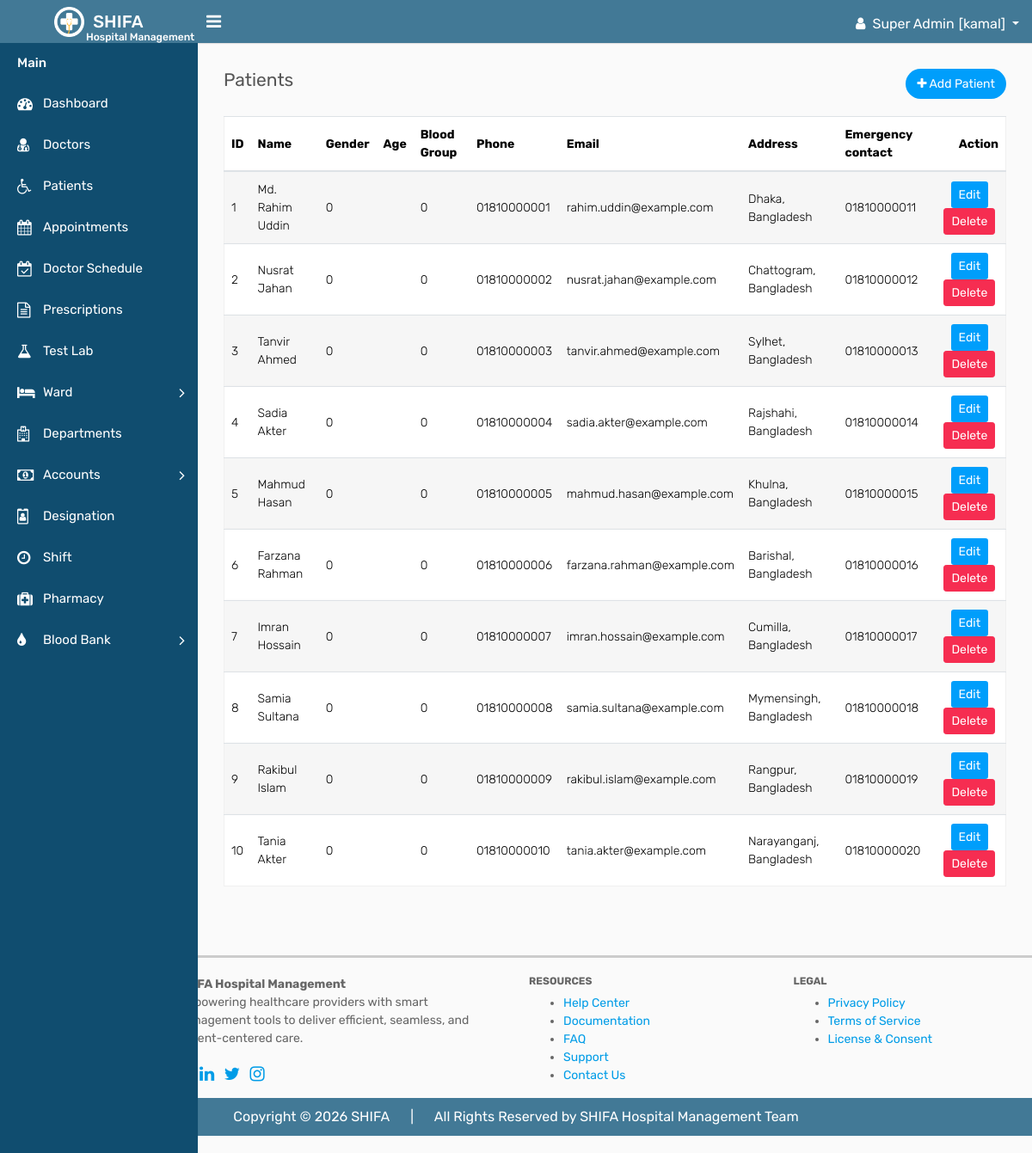
Before: /patients/patients.php (signed in) with the older database file.
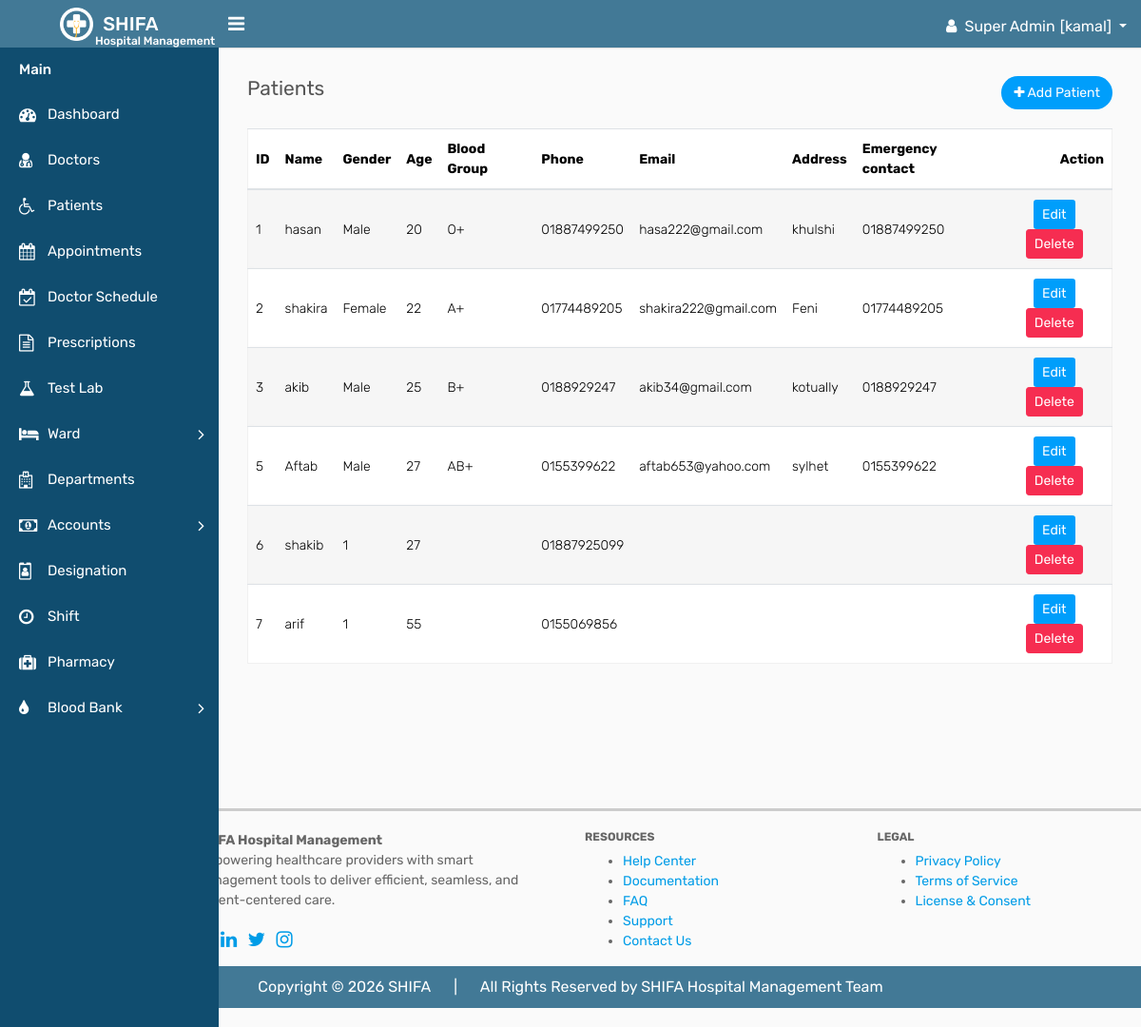
After: the same page with the newer database file.
### tables this page shows
CREATE TABLE `patients` (
  `id` int(11) NOT NULL,
  `name` varchar(100) DEFAULT NULL,
  `gender` varchar(10) DEFAULT NULL COMMENT '1=male,2=female,3=others',
  `age` varchar(10) DEFAULT NULL,
  `blood_group` varchar(6) DEFAULT NULL,
  `phone` varchar(20) DEFAULT NULL,
  `email` varchar(100) DEFAULT NULL,
  `address` varchar(200) DEFAULT NULL,
  `discount_percent` decimal(5,2) DEFAULT 0.00,
  `emergency_contact` varchar(20) DEFAULT NULL,
  `created_at` timestamp NOT NULL DEFAULT current_timestamp(),
  `updated_at` timestamp NOT NULL DEFAULT current_timestamp() ON UPDATE current_timestamp(),
  `deleted_at` datetime DEFAULT NULL,
  `created_by` int(11) DEFAULT NULL,
  `updated_by` int(11) DEFAULT NULL
);

### crud/crud_class.php (called while the page is built, shortened)
<?php
class crud_class{
    private $host = "localhost";
    private $username = "root";
    private $password = "";
    private $database = "shifa";
    public $conn;
    public function __construct(){
        $this->conn = new mysqli($this->host, $this->username, $this->password, $this->database);
    }
    public function common_select($table, $columns = "*", $where = [],$where_condition = "AND", $order_by = "",
        $sort_order = "ASC",$limit = "",$offset = ""){
        $result=[
            "status"=>false,
            "data"=>[],
            "message"=>""
        ];
        $sql = "SELECT $columns FROM $table";
        if(!empty($where)){
            $where_clauses = [];
            foreach($where as $column => $value){
                $where_clauses[] = "$table" . "." . "$column = '" . $this->conn->real_escape_string($value) . "'";
            }
            $sql .= " WHERE " . implode(" $where_condition ", $where_clauses);
            $sql .= " AND deleted_at IS NULL";
        }else{
            $sql .= " WHERE deleted_at IS NULL";
        }
        if(!empty($order_by)){
            $sql .= " ORDER BY $order_by $sort_order";
        }
        if(!empty($limit)){
            $sql .= " LIMIT $limit";
        }
        $rs = $this->conn->query($sql);
        if($rs->num_rows > 0){
            $result["status"] = true;
            $result["message"] = "Records found";
            while($row = $rs->fetch_object()){
                $result["data"][] = $row;
            }
            return $result;
        } else {
            $result["message"] = "No records found";
            return $result;
        }
    }
}

### component/connection.php (called while the page is built, shortened)
<?php
    $base_url = "http://localhost/shifa/";
    require_once  ($_SERVER['DOCUMENT_ROOT'] . "/shifa/crud/crud_class.php");
    $crud = new crud_class();
?>

### patients/patients.php (the view)
<?php require_once "../component/header.php"; ?>
<?php require_once "../component/sidebar.php"; ?>
        <div class="page-wrapper">
            <div class="content">
                <div class="row">
                    <div class="col-sm-4 col-3">
                        <h4 class="page-title">Patients</h4>
                    </div>
                    <div class="col-sm-8 col-9 text-right m-b-20">
                        <a href="add-patient.php" class="btn btn btn-primary btn-rounded float-right"><i class="fa fa-plus"></i> Add Patient</a>
                    </div>
                </div>
				<div class="row">
					<div class="col-md-12">
						<div class="table-responsive">
							<table class="table table-border table-striped custom-table datatable mb-0">
								<thead>
									<tr>
                                        <th>ID</th>
										<th>Name</th>
										<th>Gender</th>
										<th>Age</th>
										<th>Blood Group</th>
										<th>Phone</th>
										<th>Email</th>
										<th>Address</th>
										<th>Emergency contact</th>
										<th class="text-right">Action</th>
									</tr>
								</thead>
								<tbody>
                                    <tr>
                                        <?php
                                        if(isset($_GET['page']) && is_numeric($_GET['page'])){
                                            $page = (int)$_GET['page'];
                                        } else {
                                            $page = 1;
                                        }
                                        $patients = $crud->common_select("patients",'*',[],'AND','id','ASC',10,($page-1)*10);
                                        if($patients['status']){
                                        foreach ($patients['data'] as $patient) { ?>
                                        <td><?= $patient->id ?></td>
                                        <td><?= $patient->name ?></td>
                                        <td><?= $patient->gender ?></td>
                                        <td><?= $patient->age ?></td>
                                        <td><?= $patient->blood_group ?></td>
                                        <td><?= $patient->phone ?></td>
                                        <td><?= $patient->email ?></td>
                                        <td><?= $patient->address ?></td>
                                        <td><?= $patient->emergency_contact ?></td>
                                        <td class="text-center">
                                            <a href="<?= $base_url ?>patients/patient_edit.php?id=<?= $patient->id ?>" class="btn btn-sm btn-primary mb-2 mb-lg-0 me-0 me-lg-2">Edit</a>
                                            <a href="<?= $base_url ?>patients/patient_delete.php?id=<?= $patient->id ?>" class="btn btn-sm btn-danger">Delete</a>
                                        </td>
                                    </tr>
                                    <?php } } ?>
                                </tbody>
							</table>
						</div>
					</div>
                </div>
            </div>
        </div>
   <?php require_once "../component/footer.php" ?>

Changed rows visible on the page:
removed patients: id "4", name "Sadia Akter", gender "0", blood_group "0", phone "01810000004", email "sadia.akter@example.com", address "Rajshahi, Bangladesh", emergency_contact "01810000014"
removed patients: id "8", name "Samia Sultana", gender "0", blood_group "0", phone "01810000008", email "samia.sultana@example.com", address "Mymensingh, Bangladesh", emergency_contact "01810000018"
removed patients: id "9", name "Rakibul Islam", gender "0", blood_group "0", phone "01810000009", email "rakibul.islam@example.com", address "Rangpur, Bangladesh", emergency_contact "01810000019"
removed patients: id "10", name "Tania Akter", gender "0", blood_group "0", phone "01810000010", email "tania.akter@example.com", address "Narayanganj, Bangladesh", emergency_contact "01810000020"
changed patients id 1: name "Md. Rahim Uddin" → "hasan"; gender "0" → "Male"; age (not shown) → "20"; blood_group "0" → "O+"; phone "01810000001" → "01887499250"; email "rahim.uddin@example.com" → "hasa222@gmail.com"; address "Dhaka, Bangladesh" → "khulshi"; emergency_contact "01810000011" → "01887499250"
changed patients id 2: name "Nusrat Jahan" → "shakira"; gender "0" → "Female"; age (not shown) → "22"; blood_group "0" → "A+"; phone "01810000002" → "01774489205"; email "nusrat.jahan@example.com" → "shakira222@gmail.com"; address "Chattogram, Bangladesh" → "Feni"; emergency_contact "01810000012" → "01774489205"
changed patients id 3: name "Tanvir Ahmed" → "akib"; gender "0" → "Male"; age (not shown) → "25"; blood_group "0" → "B+"; phone "01810000003" → "0188929247"; email "tanvir.ahmed@example.com" → "akib34@gmail.com"; address "Sylhet, Bangladesh" → "kotually"; emergency_contact "01810000013" → "0188929247"
changed patients id 5: name "Mahmud Hasan" → "Aftab"; gender "0" → "Male"; age (not shown) → "27"; blood_group "0" → "AB+"; phone "01810000005" → "0155399622"; email "mahmud.hasan@example.com" → "aftab653@yahoo.com"; address "Khulna, Bangladesh" → "sylhet"; emergency_contact "01810000015" → "0155399622"
changed patients id 6: name "Farzana Rahman" → "shakib"; gender "0" → "1"; age (not shown) → "27"; phone "01810000006" → "01887925099"; blood_group "0" → (not shown); email "farzana.rahman@example.com" → (not shown); address "Barishal, Bangladesh" → (not shown); emergency_contact "01810000016" → (not shown)
changed patients id 7: name "Imran Hossain" → "arif"; gender "0" → "1"; age (not shown) → "55"; phone "01810000007" → "0155069856"; blood_group "0" → (not shown); email "imran.hossain@example.com" → (not shown); address "Cumilla, Bangladesh" → (not shown); emergency_contact "01810000017" → (not shown)
